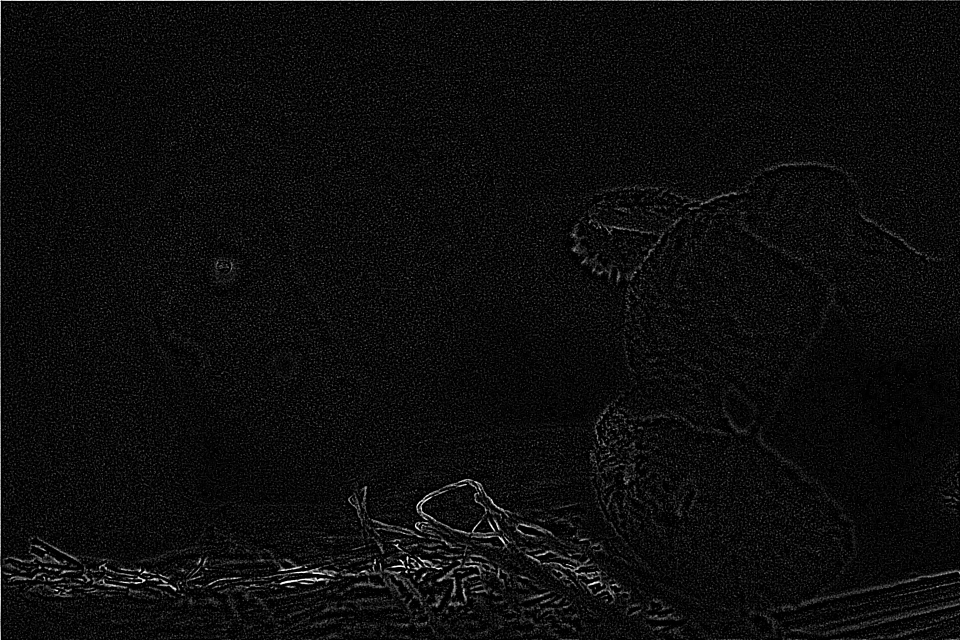
#> input picture data/save/05/1.focus_stack/focus_1.jpg, 1920 x 1280 px, given in place of _onlyfocus_1.jpg, which was not available (shown at 1/2 size)
$ python TASK2_TASK3.py   (older library calls are emulated)
#> lines starting #> are read from the running program, lines starting #| are printed output that depends on the picture; pictures that were not available may be replaced by others from this repository, and a replacement may not be noted
import argparse
import cv2
import numpy as np
import os


# read image
def read_image(image_path):
#> called with image_path = '_onlyfocus_1.jpg'
    img = cv2.imread(image_path, cv2.IMREAD_COLOR)
#> img is the input picture: shape (1280, 1920, 3); min 0, max 255, mean 12.9
    return img


# save image
def save_image(save_path, save_as, img):
    if not os.path.exists(save_path):
        os.makedirs(save_path)

    return cv2.imwrite(save_path + save_as, img)


# convert to gray scale
def cvt_to_grayscale(img):
    imGray = cv2.cvtColor(img, cv2.COLOR_BGR2GRAY)
    return imGray


def read_images_from_path(img_path):
    img_list = []
    for root, dirs, files in os.walk(img_path):
        for file in files:
            img_list.append(read_image(root + file))

    return img_list


def normalization(x):
    max_, min_ = np.max(x), np.min(x)
    normalized = (x - min_) / (max_ - min_)
    return normalized


def focus_stack(aligned_img, gaussian_size, laplacian_size):
    imGray = cvt_to_grayscale(aligned_img)
    gaussian_img = cv2.GaussianBlur(imGray, (gaussian_size, gaussian_size), 0)
    laplacian_img = cv2.Laplacian(gaussian_img, cv2.CV_64F, ksize=laplacian_size)

    return laplacian_img


# High response of sharp edges
# 2. Focus Measure
def focus_measure_calculation(cost_volume, kernel_size=9):
    focus_measure = np.zeros_like(cost_volume)
    kernel = np.ones((kernel_size, kernel_size))

    for i in range(len(cost_volume)):
        focus_img = cost_volume[i]
        focus_measure[i] = focus_img * focus_img
        focus_measure[i] = cv2.filter2D(focus_measure[i], -1, kernel)

    return focus_measure


def all_in_focus(img_list, cost_volume, kernel_size, gaussian_size):
    bgr_imgs = np.asarray(img_list)  # BGR(blue,green,red)

    all_in_focus_img = np.zeros_like(bgr_imgs[0])
    height, width, channels = all_in_focus_img.shape

    focus_measure = focus_measure_calculation(cost_volume, kernel_size)
    argmax = np.argmax(focus_measure, axis=0)

    normalized = 255 - (normalization(argmax) * 255)
    depth_map = cv2.GaussianBlur(normalized, (gaussian_size, gaussian_size), 0)

    for i in range(height):
        for j in range(width):
            idx = argmax[i, j]
            all_in_focus_img[i, j, :] = bgr_imgs[idx, i, j, :]

    return depth_map, all_in_focus_img


def main(basement_path):
    img_path = basement_path + "aligned/"
    focus_save_path = basement_path + "1.focus_stack/"
    depth_save_path = basement_path + "2.depth_map/"
    all_focus_save_path = basement_path + "3.all_in_focus/"
    save_as = "output.jpg"

    # load aligned images
    img_list = read_images_from_path(img_path)
#> img_list = 1 item
    stacked_focus_imgs = []

    print("Stacking focus using LoG ... ")
    for i, aligned_img in enumerate(img_list):
        focus_save_as = "focus_" + str(i) + ".jpg"
        # 1. Blur Estimation at Edges
        laplacian_img = focus_stack(aligned_img, gaussian_size=5, laplacian_size=5)
        stacked_focus_imgs.append(laplacian_img)

        print("... Saving images {} ...".format(str(i)))
        save_image(focus_save_path, focus_save_as, laplacian_img)
#> this loop made 1 pass
#> focus_save_as on pass 1: 'focus_0.jpg'
#> (printed output is left out)
#> pass 1, in focus_stack, `laplacian_img = cv2.Laplacian(gaussian_img, cv2.CV_64F, ksize=laplacia..`:
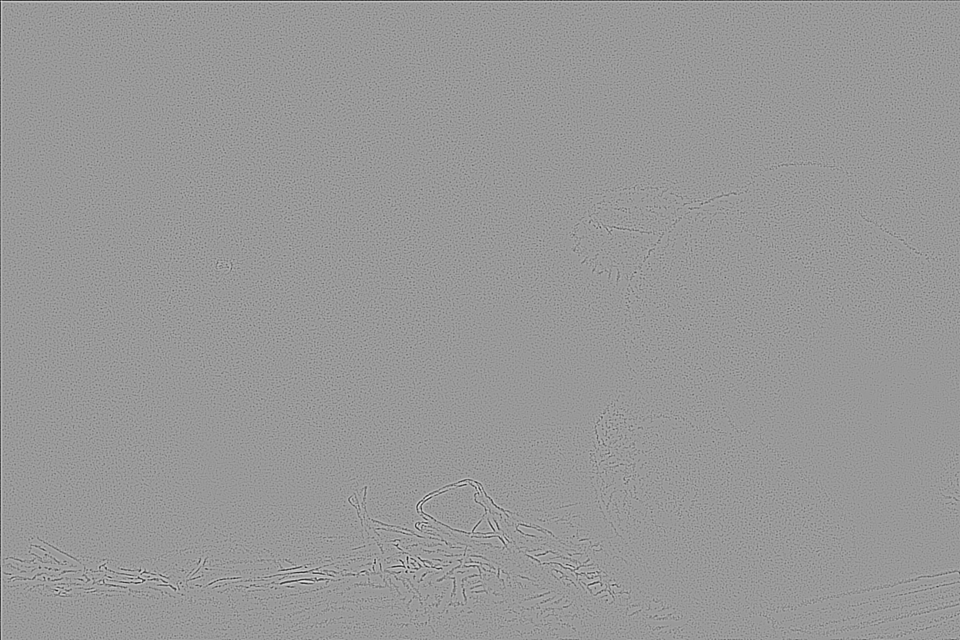
#> laplacian_img: shape (1280, 1920) float64 (shown at 1/2 size); min -5184, max 3480, mean -1.9; drawn with min black and max white
#> pass 1, in save_image, `return cv2.imwrite(save_path + save_as, img)`:
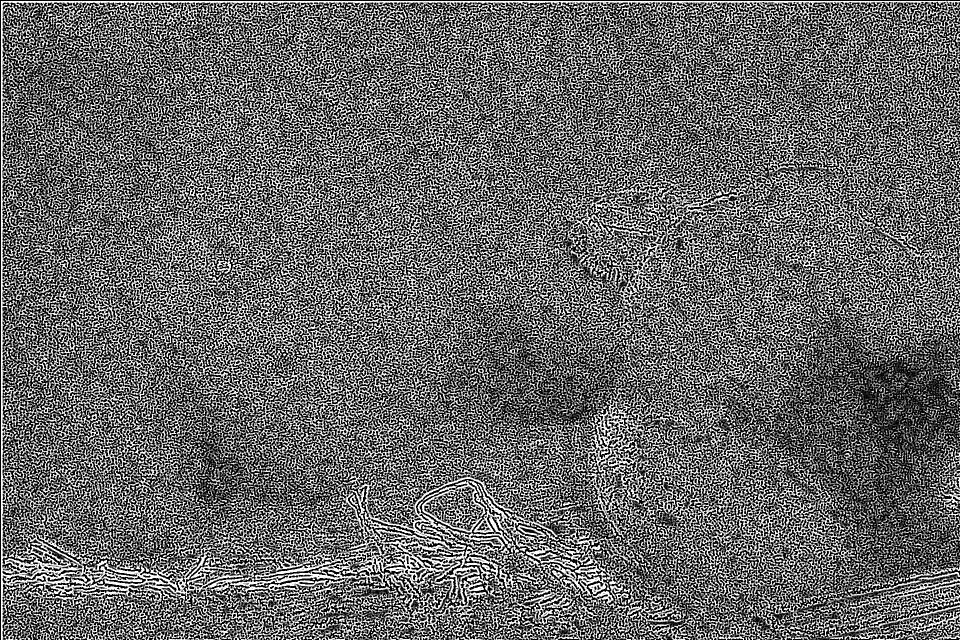
#> saved as focus_0.jpg: shape (1280, 1920) (shown at 1/2 size); min 0, max 255, mean 103.8
#> after the loop, stacked_focus_imgs = 1 item

    # 3. Cost Volumne (Make 3D matrix)
    cost_volume = np.asarray(stacked_focus_imgs)

    print("Extracting focus from each images ...")
    depth_map, all_in_focus_img = all_in_focus(img_list, cost_volume, kernel_size=64, gaussian_size=5)  # Change appropriately kernel_size
#> the loop in focus_measure_calculation, `for i in range(len(cost_volume)):` made 1 pass
#> in all_in_focus, `argmax = np.argmax(focus_measure, axis=0)`: argmax: shape (1280, 1920) int64; every value is 0
#> in normalization, `max_, min_ = np.max(x), np.min(x)`: max_ = 0
#> in normalization, `normalized = (x - min_) / (max_ - min_)`: normalized: shape (1280, 1920) float64; every value is NaN or infinite
    print("Saving initial_depth_from_focus image : ", depth_save_path)
    save_image(depth_save_path, save_as, depth_map)
    print("Saving all_in_focus image : ", all_focus_save_path)
    save_image(all_focus_save_path, save_as, all_in_focus_img)


if __name__ == '__main__':
    parser = argparse.ArgumentParser(description="Initial depth from focus measure and All-in-focus image")
    parser.add_argument('--basement_path', default="./data/save/07/", help="After Aligning and Matching Images directory")
    args = parser.parse_args()

    basement_path = args.basement_path

    main(basement_path)
